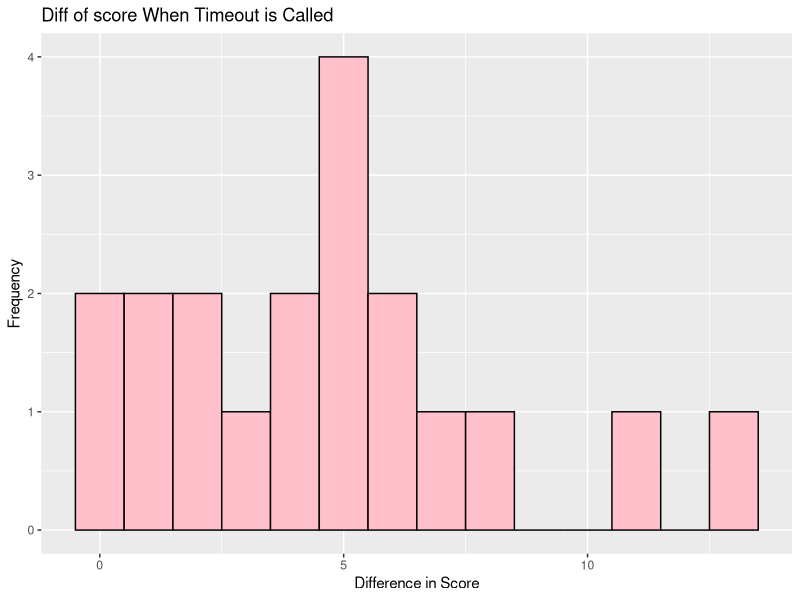
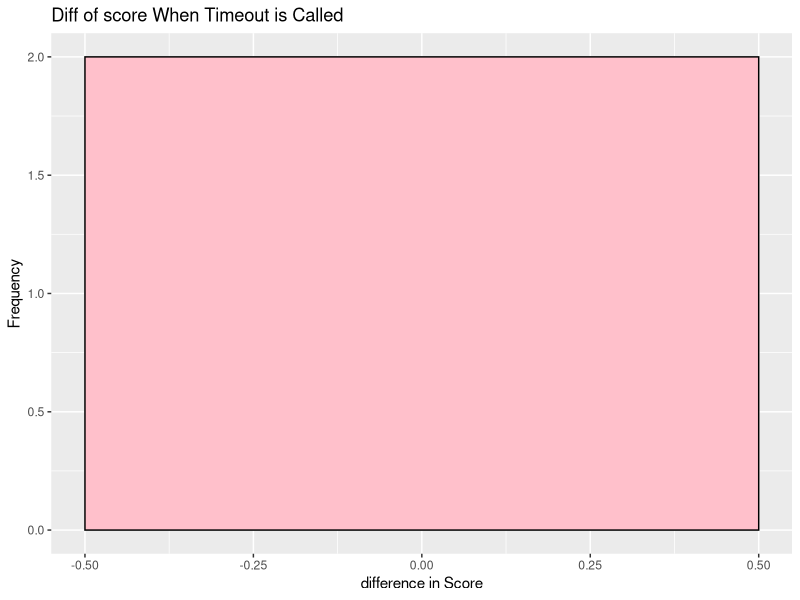
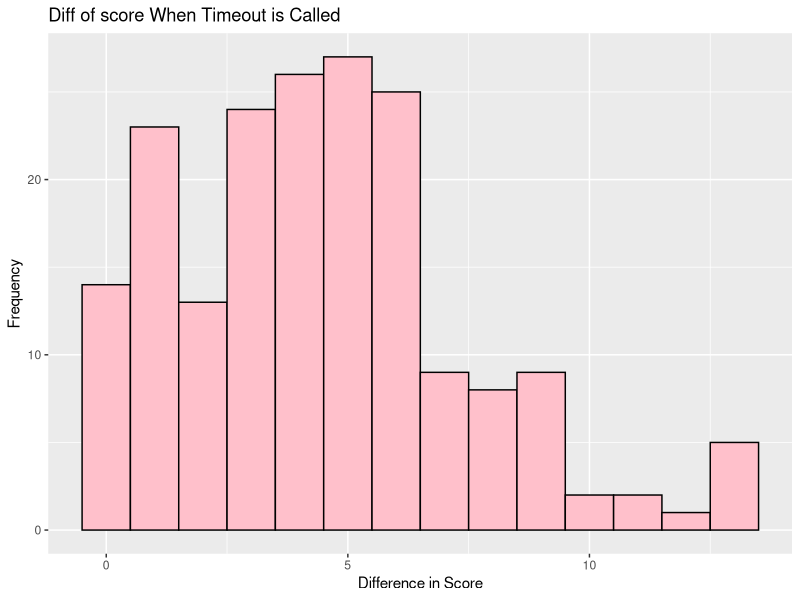
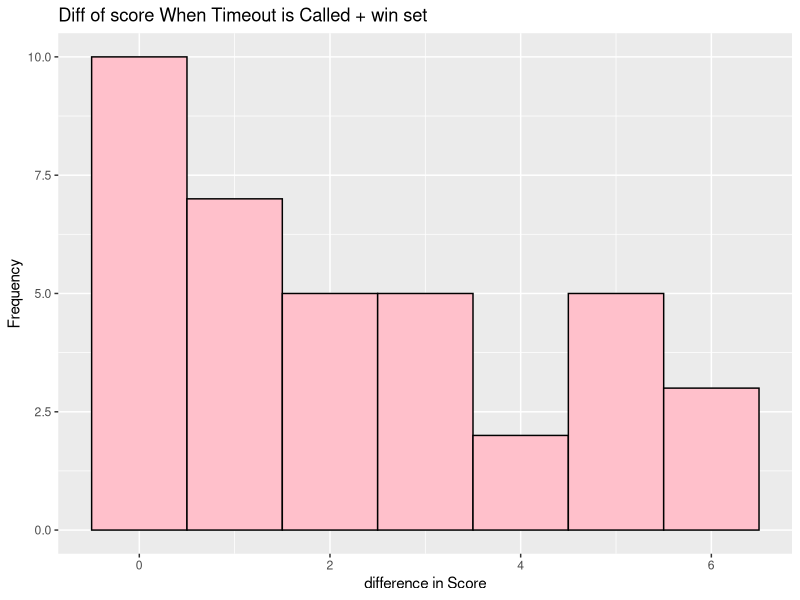

Write the R code that produced these figures, in order.
## ---- chunk 1
library(readr)
library(tidyverse)
library(dplyr)
library(magrittr)
library(caret)

timeout <- read.csv("slhess20/data/timeout.csv")



## ---- chunk 2
#filter data to only be slu timeouts in 2014 only
timeout1 <- timeout %>% 
  filter(play_descripton == "Timeout St. Lawrence.") 
timeout1 <- timeout1[grepl("^2019", timeout1$Date), ]
timeout1 <- timeout1 %>% 
  mutate(losing_score = ifelse(prev_home_score > prev_visiting_score, prev_visiting_score, prev_home_score), 
         losing_team_wins = ifelse(set_winner == losing_team, TRUE, FALSE)) %>% 
  select(url, timeout, set,prev_home_score, prev_visiting_score, losing_score, losing_team, set_winner, losing_team_wins)

tally <- timeout1 %>% 
  mutate(losing_score = ifelse(losing_team == "home", prev_home_score, prev_visiting_score), 
         winning_score = ifelse(losing_team == "home", prev_visiting_score, prev_home_score),
         point_diff = winning_score - losing_score,
         timeout_ind = ifelse(timeout == TRUE, 1, 0)) %>% 
  select(losing_score, winning_score, set, url, timeout_ind, point_diff, losing_team_wins)

# get distribution of how many points team has when timeout is called
# tally 

# pull previous data for timeout
# timeout team score vs other team 
# 3 columns table your score/ other team score/ timeout

# model num timeouts based on the point differential.

## ---- chunk 3
# Visualize distribution of points when timeout is called
win_diff <- tally %>% filter(losing_team_wins)

ggplot(tally, aes(x = point_diff)) +
  geom_histogram(binwidth = 1, fill = "pink", color = "black") +
  labs(title = "Diff of score When Timeout is Called",
       x = "Difference in Score", y = "Frequency")
# 0 to 12 points apart when a timeout is called

ggplot(win_diff, aes(x = point_diff)) +
  geom_histogram(binwidth = 1, fill = "pink", color = "black") +
  labs(title = "Diff of score When Timeout is Called",
       x = "difference in Score", y = "Frequency")
# when teams scores are closer in score before timeout, the losing team has higher chance of winning the set (The only times that the losing team won in this data was when the timeouts were called on tie scores). This may suggest that you would want to call a timeout before falling behind in score. 



## ---- chunk 4
# Compute observed frequencies for each point differential
observed_freq <- table(tally$losing_score[tally$set == 1])

num <- timeout1 %>% filter(losing_team_wins == TRUE) %>% summarize( count = n())


observed_values <- as.numeric(names(observed_freq))

n <- sum(observed_freq)
p <- 1 / (1 + mean(tally$point_diff[tally$timeout_ind == 1]))
expected_prob <- dgeom(observed_values, prob = p)

# Calculate expected frequencies
expected_freq <- expected_prob * n

# Perform chi-square goodness-of-fit test
chi_sq_test <- chisq.test(matrix(c(observed_freq, expected_freq), nrow = num$count))

# Print the results
print(chi_sq_test)

# geometric distribution is a good fit: p > .05. This means accept the null, there is no significant difference between what we see and the geometric. (In 2019 for St. Lawrence, the data follows geometric.) There is a very small sample size, which is why the approximation may be incorrect. 
## ---- chunk 5
library(readr)
library(tidyverse)
library(dplyr)
library(magrittr)
library(caret)

timeout <- read.csv("slhess20/data/timeout.csv")



## ---- chunk 6
#filter data to only be slu timeouts in 2014 only
timeout1 <- timeout %>% 
  filter(play_descripton == "Timeout St. Lawrence.") 
#timeout1 <- timeout1[grepl("^2019", timeout1$Date), ]
timeout1 <- timeout1 %>% 
  mutate(losing_score = ifelse(prev_home_score > prev_visiting_score, prev_visiting_score, prev_home_score), 
         losing_team_wins = ifelse(set_winner == losing_team, TRUE, FALSE)) %>% 
  select(url, timeout, set,prev_home_score, prev_visiting_score, losing_score, losing_team, set_winner, losing_team_wins)

tally <- timeout1 %>% 
  mutate(losing_score = ifelse(losing_team == "home", prev_home_score, prev_visiting_score), 
         winning_score = ifelse(losing_team == "home", prev_visiting_score, prev_home_score),
         point_diff = winning_score - losing_score,
         timeout_ind = ifelse(timeout == TRUE, 1, 0)) %>% 
  select(losing_score, winning_score, set, url, timeout_ind, point_diff, losing_team_wins)

# get distribution of how many points team has when timeout is called
# tally 

# pull previous data for timeout
# timeout team score vs other team 
# 3 columns table your score/ other team score/ timeout

# model num timeouts based on the point differential.

## ---- chunk 7
# Visualize distribution of points when timeout is called
win_diff <- tally %>% filter(losing_team_wins)

ggplot(tally, aes(x = point_diff)) +
  geom_histogram(binwidth = 1, fill = "pink", color = "black") +
  labs(title = "Diff of score When Timeout is Called",
       x = "Difference in Score", y = "Frequency")
# 0 to 12 points apart when a timeout is called

ggplot(win_diff, aes(x = point_diff)) +
  geom_histogram(binwidth = 1, fill = "pink", color = "black") +
  labs(title = "Diff of score When Timeout is Called + win set",
       x = "difference in Score", y = "Frequency")
# when teams scores are closer in score before timeout, the losing team has higher chance of winning the set.



## ---- chunk 8
# Compute observed frequencies for each point differential
observed_freq <- table(tally$losing_score[tally$set == 1])

# Total number of observations
n <- sum(observed_freq)

# Calculate the proportion of timeouts
p <- mean(tally$timeout_ind == 1)

# Calculate expected frequencies under the null hypothesis
expected_freq <- n * p

# Perform chi-square goodness-of-fit test
chi_sq_test <- chisq.test(observed_freq)

# Print the results
print(chi_sq_test)
